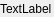
<?xml version="1.0" encoding="UTF-8"?>
<ui version="4.0">
 <class>ClickableLabel</class>
 <widget class="QWidget" name="ClickableLabel">
  <property name="geometry">
   <rect>
    <x>0</x>
    <y>0</y>
    <width>54</width>
    <height>17</height>
   </rect>
  </property>
  <property name="windowTitle">
   <string>Form</string>
  </property>
  <widget class="QLabel" name="label">
   <property name="geometry">
    <rect>
     <x>0</x>
     <y>0</y>
     <width>54</width>
     <height>17</height>
    </rect>
   </property>
   <property name="text">
    <string>TextLabel</string>
   </property>
  </widget>
 </widget>
 <resources/>
 <connections/>
</ui>
